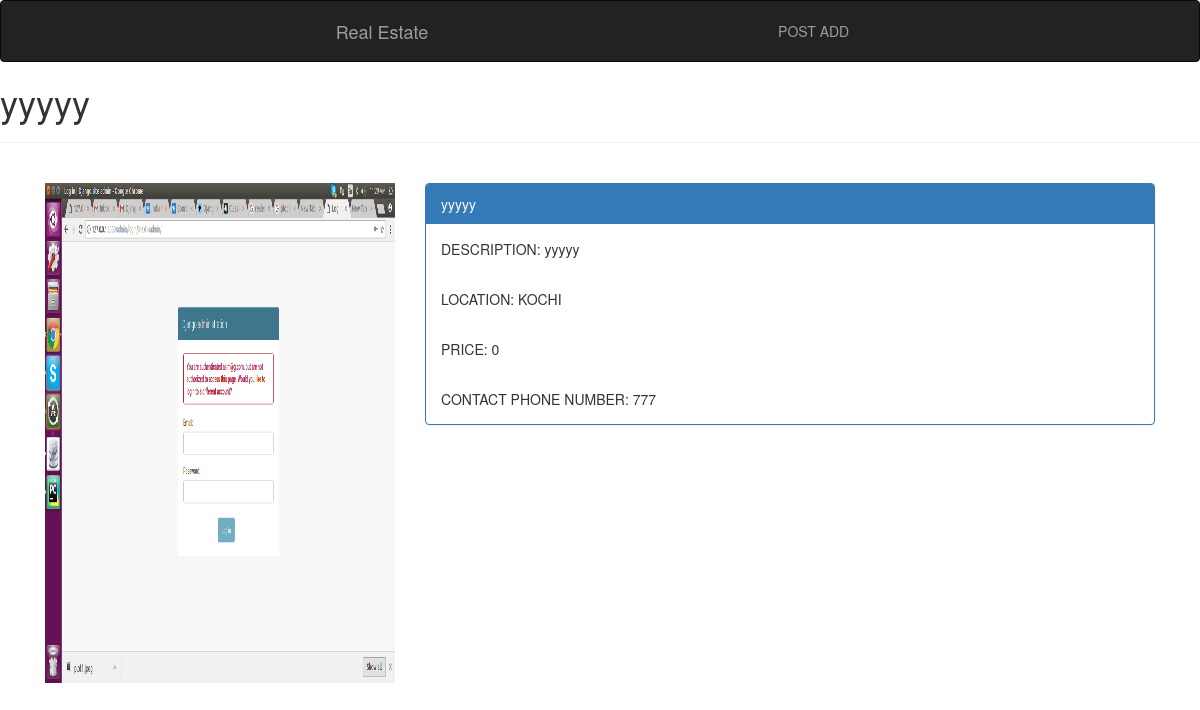
Page /details/1/ on the committed database.
### realapp/models.py (models this page shows, shortened)
class Item(models.Model):
    ITEM_TYPE = (
        ('V', 'Villa'),
        ('P', 'Plot'),
        ('F', 'Flat'),
    )
    CITY = (
        ('KOCHI','kochi'),
        ('TRIVANDRUM','trivandrum'),
        ('KOTTAYAM','kottayam'),
        ('THRISSUR','thrissur'),
        ('KOZHIKODE','kozhikode'),
    )
    item_title = models.CharField(max_length=50)
    item_description = models.CharField(max_length=90)
    item_type = models.CharField(max_length=1, choices=ITEM_TYPE)
    item_images = models.ImageField(upload_to='realapp/images')
    creator_name = models.ForeignKey(UserProfile, on_delete=models.CASCADE, )
    phone_regex = RegexValidator(regex=r'^\+?1?\d{9,15}$',
                                 message="Invalid Mobile Number !!!")
    contact_phone_no = models.CharField(validators=[phone_regex], max_length=10, blank=True)
    city = models.CharField(max_length=20, choices=CITY)
    price = models.IntegerField(default=1)

### realapp/views.py (the view)
# urls.py: path('details/<int:pk>/', views.DetailUserView.as_view(), name="details"),
class DetailUserView(generic.DetailView):
    model = Item
    template_name = 'realapp/detail.html'
    context_object_name = 'estate'

### realapp/templates/realapp/detail.html
{% extends 'realapp/base.html' %}
{% load staticfiles %}
{% block content %}
  <h1>{{estate.item_title}} </h1> <hr><br>
<div class="container">
    <div class="row">
        <div class="col-sm-4">    <img width=350px height=500px src="{{estate.item_images.url}}"/> </div>
              <div class="col-sm-8">
                <div class="panel-group">
                    <div class="panel panel-primary">
                        <div class="panel-heading">  {{estate.item_title}}</div>
                        <div class="panel-body">DESCRIPTION:  {{estate.item_description}}</div>
                        <div class="panel-body">LOCATION:   {{estate.city}} </div>
                        <div class="panel-body">PRICE:  {{estate.price}} </div>
                        <div class="panel-body">CONTACT PHONE NUMBER:   {{estate.contact_phone_no}}  </div>
                    </div>
                </div>
              </div>
    </div>
</div>
{% endblock %}

### rows in the picture
Item: item_title "yyyyy", item_images (picture), item_description "yyyyy", city "KOCHI", price "0", contact_phone_no "777"
